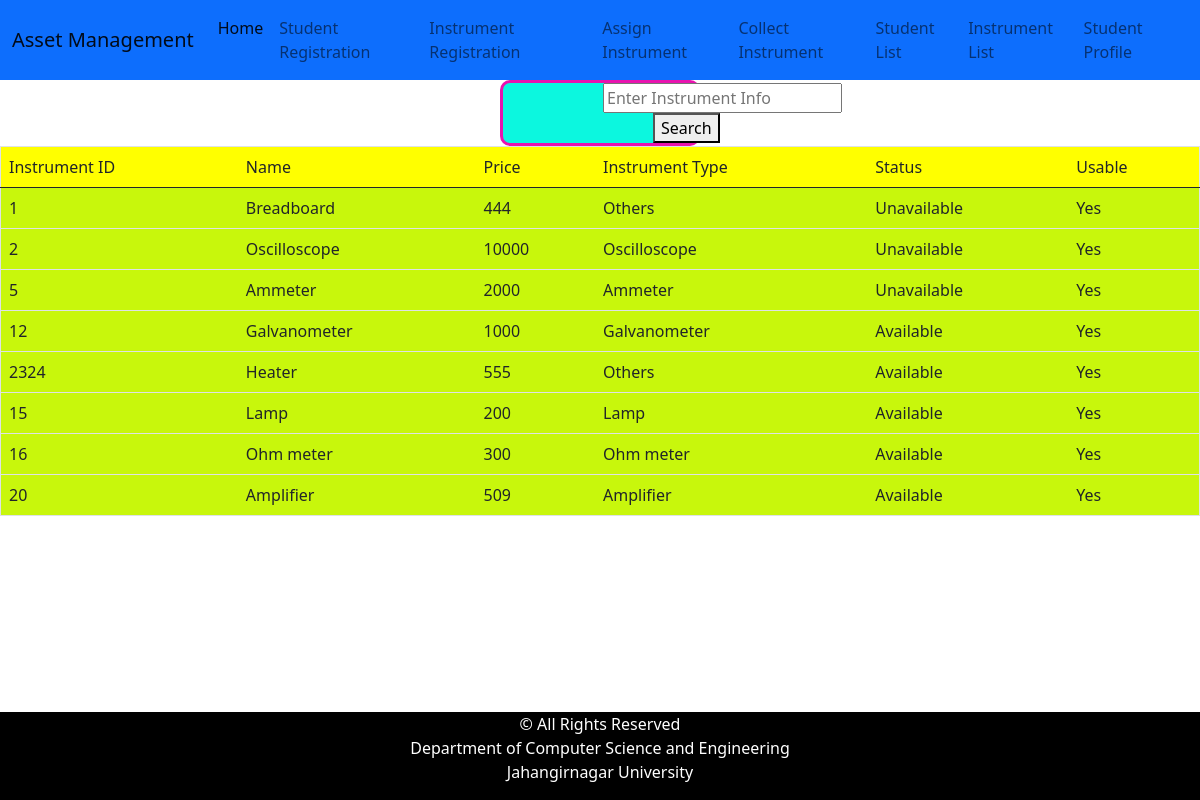
The app's page /instrument_list with its own data.
### apps/models.py (models this page shows)
class instrument(models.Model):
     id=models.CharField(max_length=50,blank=False,primary_key=True)
     name=models.CharField(max_length=50,blank=False)
     price=models.IntegerField(blank=False)
     ins_type=models.CharField(max_length=50,blank=True)
     status=models.CharField(max_length=50,blank=False)

### apps/views.py (the view)
# urls.py: path('instrument_list', views.instrument_list),
def instrument_list(request):
    list=instrument.objects.all()
    return  render(request,"instrument_list.html",{'list':list})

### templates/instrument_list.html (shortened to what this page needs)
<!doctype html>
<html lang="en">
  <head>
    <link href="https://cdn.jsdelivr.net/npm/bootstrap@5.0.0-beta2/dist/css/bootstrap.min.css" rel="stylesheet">
  </head>
  <body >
   {% include "in.html" %}
    <form method="POST" action="/instrument_search_admin" style="margin-left:500px;border-style: solid;border-color: #e813af; border-radius: 10px;background-color:#0cf7df;margin-right:500px">
  <input  type="text" placeholder="Enter Instrument Info" name="search" id="search" style="margin-left:100px"><br>
   <button type="submit" style="margin-left:150px" >Search</button>
</form>
<table border="1" class="table">
        <thead>
        <tr style="background-color:yellow"> <td>  Instrument ID</td><td> Name</td> <td> Price</td>
        <td> Instrument Type</td>
            <td> Status</td>
            <td>Usable</td>
        </tr>
        </thead>
        <tbody>
{% for lists in list %}
                 <tr style="background-color:#c8f70c">
                     <td > {{lists.id}}</td>
                     <td>  {{lists.name}}</td>
                   <td>{{lists.price}}</td>
                   <td> {{lists.ins_type}}</td>
                     <td> {{lists.status}}</td>
                      <td> Yes</td>
                 </tr>
            {% endfor %}
        </tbody>
    </table>
{% include "footer.html" %}
  </body>
</html>

### templates/in.html (shortened to what this page needs)
<!doctype html>
<html lang="en">
  <head>
    <link href="https://cdn.jsdelivr.net/npm/bootstrap@5.0.0-beta1/dist/css/bootstrap.min.css" rel="stylesheet">
  </head>
  <body>
   <nav class="navbar navbar-expand-lg navbar-light  bg-primary">
  <div class="container-fluid">
    <a class="navbar-brand" href="#">Asset Management</a>
    <div class="collapse navbar-collapse" id="navbarNavDropdown">
      <ul class="navbar-nav">
        <li class="nav-item">
          <a class="nav-link active" aria-current="page" href="/home">Home</a>
        </li>
        <li class="nav-item">
          <a class="nav-link" href="/student_registration">Student Registration</a>
        </li>
        <li class="nav-item">
          <a class="nav-link" href="/instrument_registration">Instrument Registration</a>
        </li>
         <li class="nav-item">
          <a class="nav-link" href="/assign_instrument">Assign Instrument</a>
        </li>
         <li class="nav-item">
          <a class="nav-link" href="/collect_instrument">Collect Instrument</a>
        </li>
         <li class="nav-item">
          <a class="nav-link" href="/student_list">Student List</a>
        </li>
          <li class="nav-item">
          <a class="nav-link" href="/instrument_list">Instrument List</a>
        </li>
         <li class="nav-item">
          <a class="nav-link" href="/student_profile">Student Profile</a>
        </li>
      </ul>
    </div>
  </div>
</nav>
  </body>
</html>

### templates/footer.html (shortened to what this page needs)
<!doctype html>
<html lang="en">
  <head>
    <link href="https://cdn.jsdelivr.net/npm/bootstrap@5.0.0-beta2/dist/css/bootstrap.min.css" rel="stylesheet">
  </head>
  <body>
<div class="footer" style="position:fixed;left:0;bottom:0;width:100%;background-color:black;color:white;text-align:center;">
  <p> &copy All Rights Reserved<br> Department of Computer Science and Engineering <br> Jahangirnagar University</p>
</div>
  </body>
</html>

### records on screen
instrument: id "1", name "Breadboard", price "444", ins_type "Others", status "Unavailable"
instrument: id "2", name "Oscilloscope", price "10000", ins_type "Oscilloscope", status "Unavailable"
instrument: id "5", name "Ammeter", price "2000", ins_type "Ammeter", status "Unavailable"
instrument: id "12", name "Galvanometer", price "1000", ins_type "Galvanometer", status "Available"
instrument: id "2324", name "Heater", price "555", ins_type "Others", status "Available"
instrument: id "15", name "Lamp", price "200", ins_type "Lamp", status "Available"
instrument: id "16", name "Ohm meter", price "300", ins_type "Ohm meter", status "Available"
instrument: id "20", name "Amplifier", price "509", ins_type "Amplifier", status "Available"
